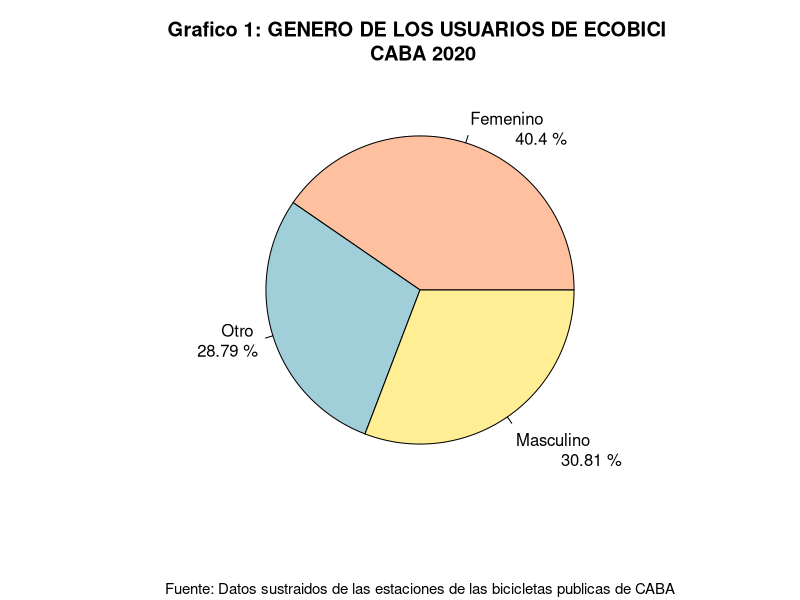
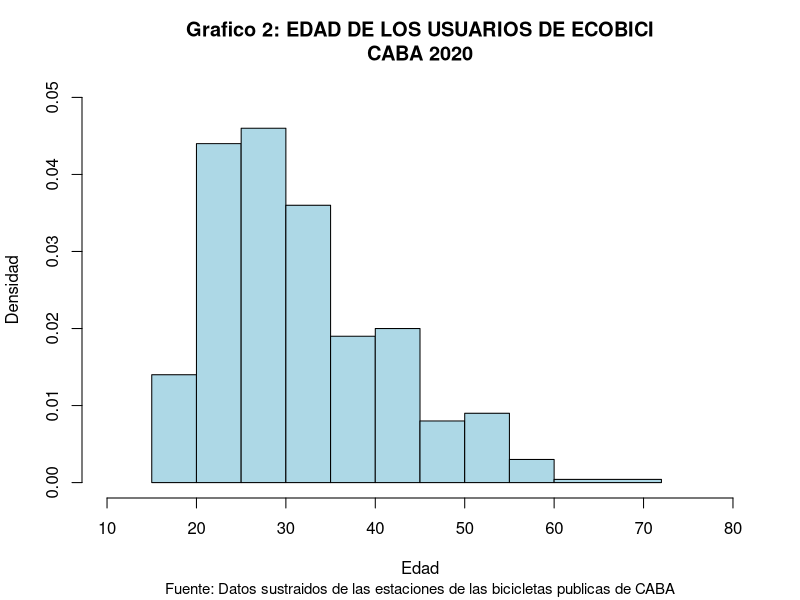
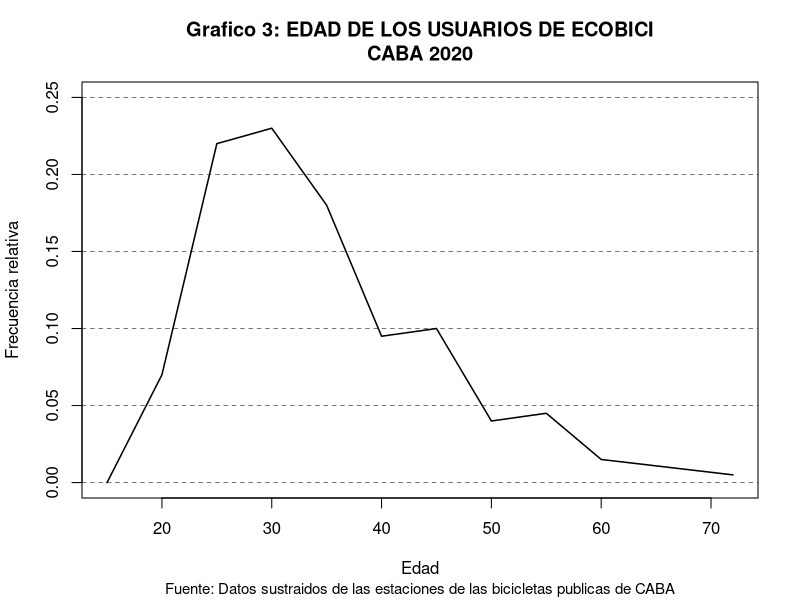
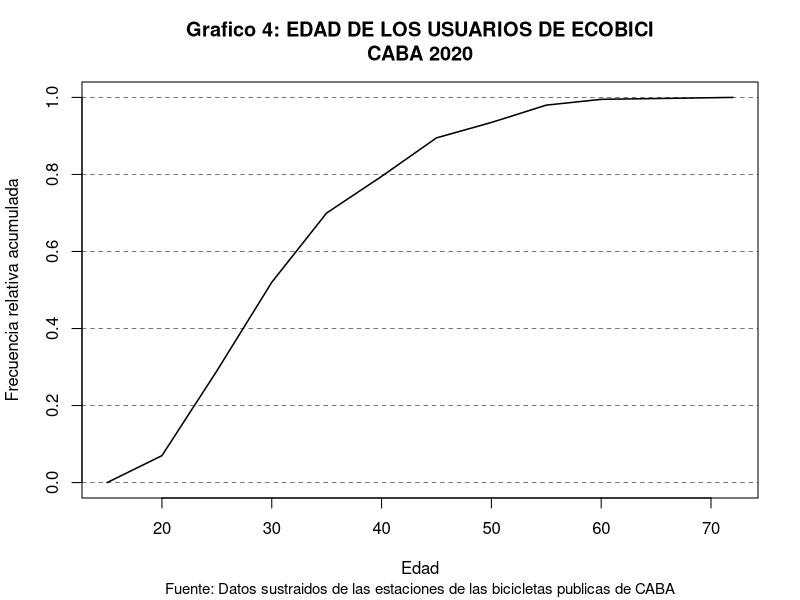
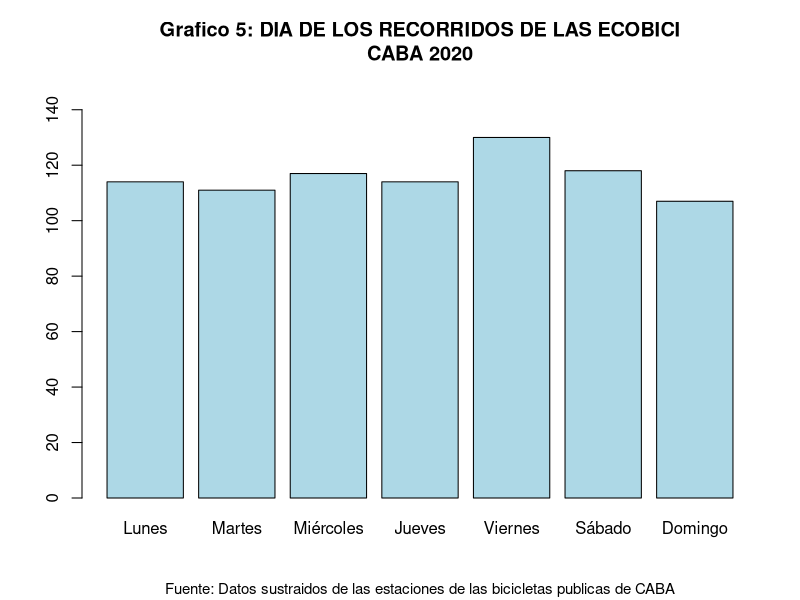
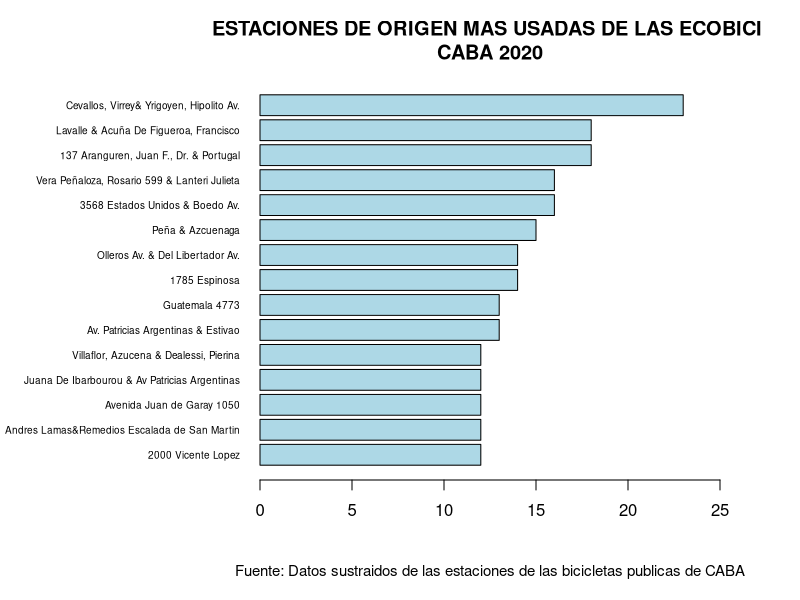
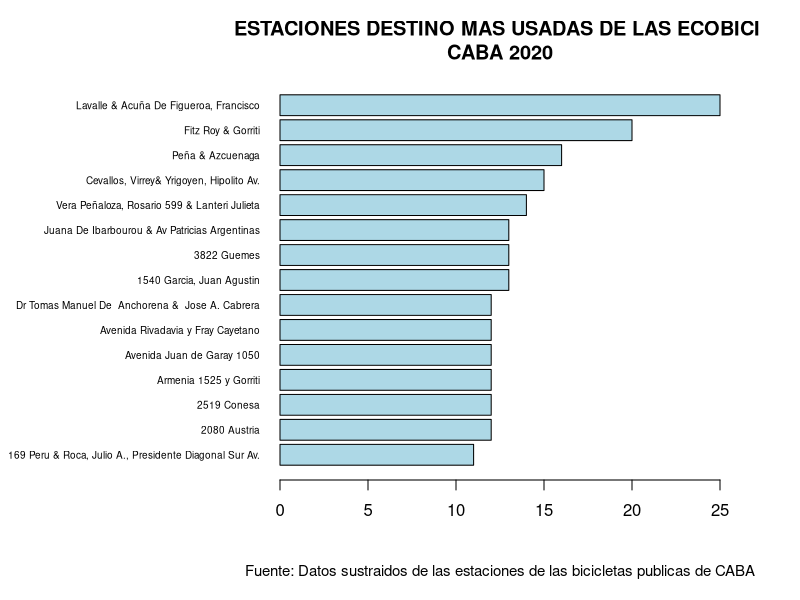
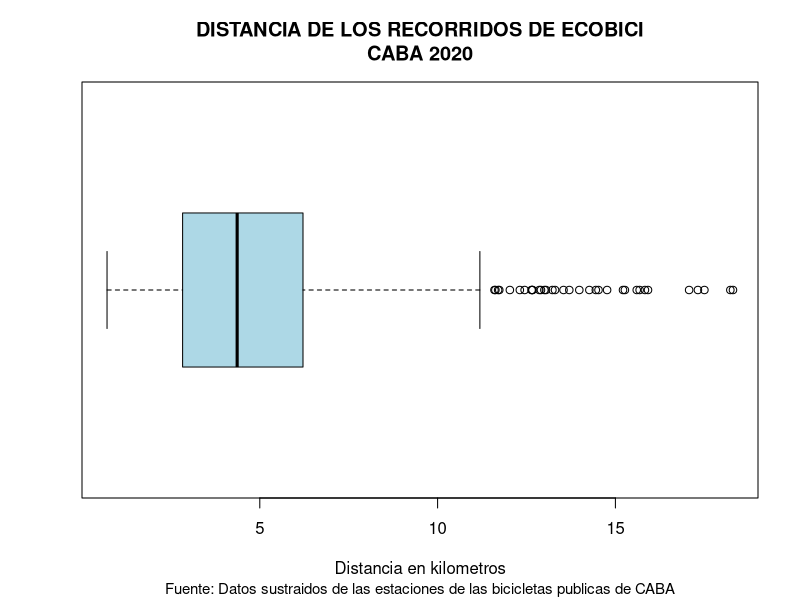

These charts were generated, in order, by the following R code:
## ---- chunk 1
knitr::opts_chunk$set(echo = FALSE)
# Librerias
library(knitr)
getwd()
#setwd("/home/alumno/Documentos/ecobici-estadistica-descriptiva/")
# leemos el csv de recorridos
recorridos <- read.csv("./recorridos6.csv")
# leemos el csv de usuarios
usuarios <- read.csv("./usuarios6.csv")
# combinamos los csv
bicicletas <- merge(usuarios, recorridos, all = TRUE)
# damos un orden a los dias
dia <- factor(bicicletas$dia, levels = c("Lunes","Martes","Miércoles","Jueves", "Viernes", "Sábado", "Domingo"))
## ---- chunk 2
var_genero <- function(){
  genero <- table(usuarios$genero_usuario)[2:4]
  
  label <- c("Femenino","Otro","\n\nMasculino")
  porcentajes <- round((genero/sum(genero))*100, digits = 2)
  label <- paste(label,"\n\t",porcentajes,"%")
  color <- c("#FFC09F","#A0CED9","#FFEE93")
  
  pie(
    genero,
    main = "Grafico 1: GENERO DE LOS USUARIOS DE ECOBICI \n CABA 2020",
    labels = label,
    sub="Fuente: Datos sustraidos de las estaciones de las bicicletas publicas de CABA",
    cex.sub = 0.9,
    col = color
  )
}

var_genero()

## ---- chunk 3
edad <- usuarios$edad_usuario
breakpoints <- c(15,20,25,30,35,40,45,50,55,60,72)

# Histograma

hist(edad,breaks = breakpoints, right = TRUE,
     xlim = c(10,80), ylim = c(0,0.05), xlab = "Edad", ylab = "Densidad",
     main = "Grafico 2: EDAD DE LOS USUARIOS DE ECOBICI\nCABA 2020",
     sub="Fuente: Datos sustraidos de las estaciones de las bicicletas publicas de CABA",
     cex.sub = 0.9,
     col = "lightblue")

## ---- chunk 4

rng_edad <- cut(edad, breakpoints, right = TRUE)
tabla_rng_edad <- table(rng_edad)
n <- sum(tabla_rng_edad)

# Poligono de frecuencias
x <- breakpoints
y <- c(0,tabla_rng_edad)/n
plot(x,y,type="l", xlim = c(15,72), ylim = c(0,0.25),
     main = "Grafico 3: EDAD DE LOS USUARIOS DE ECOBICI\nCABA 2020",
     sub="Fuente: Datos sustraidos de las estaciones de las bicicletas publicas de CABA",
     cex.sub = 0.9,
     ylab = "Frecuencia relativa", xlab = "Edad",lwd = 1.5)
for (i in seq(0,0.25,by=0.05)) abline(a=i,b=0,lty=2,lwd=0.5)


# Poligono acumulativo
y = cumsum(y)
plot(x,y,type="l", xlim = c(15,72), 
     main = "Grafico 4: EDAD DE LOS USUARIOS DE ECOBICI\nCABA 2020",
     sub="Fuente: Datos sustraidos de las estaciones de las bicicletas publicas de CABA",
     cex.sub = 0.9,
     ylab = "Frecuencia relativa acumulada", xlab = "Edad", lwd = 1.5)
for (i in seq(0,1,by=0.2)) abline(a=i,b=0,lty=2,lwd=0.5)
## ---- chunk 5
semana <- table(dia)
frecRel <- semana/sum(semana)
frecAbsAcum <- cumsum(semana)
frecRelAcum <- cumsum(frecRel)
frecRel <- round(frecRel, digits = 4)
frecRelAcum <- round(frecRelAcum, digits = 4)
tabla <- cbind(names(semana),semana,frecRel,frecAbsAcum,frecRelAcum)
names = c("Estación", "Frecuencia absoluta","Frecuencia relativa","Frecuencia absoluta acumulada",
          "Frecuencia relativa acumulada")
kable(tabla, caption = "Tabla de frecuencias", col.names = names, row.names = FALSE)

barplot(semana, main = "Grafico 5: DIA DE LOS RECORRIDOS DE LAS ECOBICI\nCABA 2020",
        sub="Fuente: Datos sustraidos de las estaciones de las bicicletas publicas de CABA",
        cex.sub = 0.9,
        ylim = c(0,150), col = c("lightblue"))
## ---- chunk 6
frecAbs <- table(bicicletas$direccion_estacion_origen)
frecAbs <- sort(frecAbs, decreasing = TRUE)
#frecAbs <- frecAbs[1:15]
frecRel <- frecAbs/sum(frecAbs)
frecAbsAcum <- cumsum(frecAbs)
frecRelAcum <- cumsum(frecRel)
frecRel <- round(frecRel, digits = 4)
frecRelAcum <- round(frecRelAcum, digits = 4)

tabla <- cbind(names(frecAbs),frecAbs,frecRel,frecAbsAcum,frecRelAcum)
names = c("Estación", "Frecuencia absoluta","Frecuencia relativa","Frecuencia absoluta acumulada",
          "Frecuencia relativa acumulada")
kable(tabla[1:15,], caption = "Tabla de frecuencias", col.names = names, row.names = FALSE)

par(mar = c(6,13,4,4))
barplot(
  sort(frecAbs[1:15], decreasing = FALSE),
  main = "ESTACIONES DE ORIGEN MAS USADAS DE LAS ECOBICI \nCABA 2020",
  sub="Fuente: Datos sustraidos de las estaciones de las bicicletas publicas de CABA",
  cex.sub = 0.9,
  horiz = TRUE,
  las = 1,
  xlim = c(0,25),
  cex.names = 0.6,
  col = "lightblue",
)
par(mar = c(5,4,4,2) + 0.1)
## ---- chunk 7
frecAbs <- table(bicicletas$direccion_estacion_destino)
frecAbs <- sort(frecAbs, decreasing = TRUE)
#frecAbs <- frecAbs[1:15]
frecRel <- frecAbs/sum(frecAbs)
frecAbsAcum <- cumsum(frecAbs)
frecRelAcum <- cumsum(frecRel)
frecRel <- round(frecRel, digits = 4)
frecRelAcum <- round(frecRelAcum, digits = 4)

tabla <- cbind(names(frecAbs),frecAbs,frecRel,frecAbsAcum,frecRelAcum)
names = c("Estación", "Frecuencia absoluta","Frecuencia relativa","Frecuencia absoluta acumulada",
          "Frecuencia relativa acumulada")
kable(tabla[1:15,], caption = "Tabla de frecuencias", col.names = names, row.names = FALSE)

par(mar = c(6,14,4,4))
barplot(
  sort(frecAbs[1:15], decreasing = FALSE),
  main = "ESTACIONES DESTINO MAS USADAS DE LAS ECOBICI \nCABA 2020",
  sub="Fuente: Datos sustraidos de las estaciones de las bicicletas publicas de CABA",
  cex.sub = 0.9,
  horiz = TRUE,
  las = 1,
  xlim = c(0,25),
  cex.names = 0.6,
  col = "lightblue",
)
par(mar = c(5, 4, 4, 2) + 0.1)
## ---- chunk 8
distancia <- bicicletas$distancia/1000
distancia <- distancia[distancia<20]
boxplot(distancia, horizontal = TRUE, outline = TRUE,
        main = "DISTANCIA DE LOS RECORRIDOS DE ECOBICI\nCABA 2020",
        sub="Fuente: Datos sustraidos de las estaciones de las bicicletas publicas de CABA",
        cex.sub = 0.9,
        xlab = "Distancia en kilometros", boxfill = "lightblue")
## ---- chunk 9
duracion <- bicicletas$duracion_recorrido/60
duracion <- duracion[duracion<90]
boxplot(duracion, horizontal = TRUE, outline = FALSE,
        main = "DURACION DE LOS RECORRIDOS DE ECOBICI\nCABA 2020",
        sub="Fuente: Datos sustraidos de las estaciones de las bicicletas publicas de CABA",
        cex.sub = 0.9,
        xlab = "Duración en minutos", boxfill = "lightblue")
## ---- chunk 10
viajes <- table(bicicletas$id_usuario)

plot(table(viajes), 
     main = "CANTIDAD DE VIAJES POR USUARIO\nCABA 2020",
     sub="Fuente: Datos sustraidos de las estaciones de las bicicletas publicas de CABA",
     cex.sub = 0.9,
     ylim = c(0,100), xlab = c("Cantidad de Viajes") ,ylab = c("Cantidad de Usuarios"))
## ---- chunk 11
edad <- bicicletas$edad_usuario

agrupar <- function(x){
  if (x <= 21) {
    return ("[16-21]")
  } else if(x <= 30) {
    return ("[22-30]")
  } else if(x <= 45){
    return ("[30-45]")
  } else if(x <= 72){
    return("[45-72]")
  }
}

edad <- sapply(edad,agrupar)


distancia <- bicicletas$duracion/60

bivar <- data.frame(edad,distancia)

bivar$edad <- factor(bivar$edad, levels = c("[16-21]","[22-30]","[30-45]","[45-72]"))


boxplot((bivar$distancia)~(bivar$edad), horizontal = TRUE, outline = FALSE,
        main = "DURACION DEL RECORRIDO SEGúN LA EDAD DEL USUARIO\nCABA 2020",
        sub="Fuente: Datos sustraidos de las estaciones de las bicicletas publicas de CABA",
        cex.sub = 0.9,
        ylab = "Rango Hetario",
        xlab = "Duración en minutos", boxfill = "lightblue")
